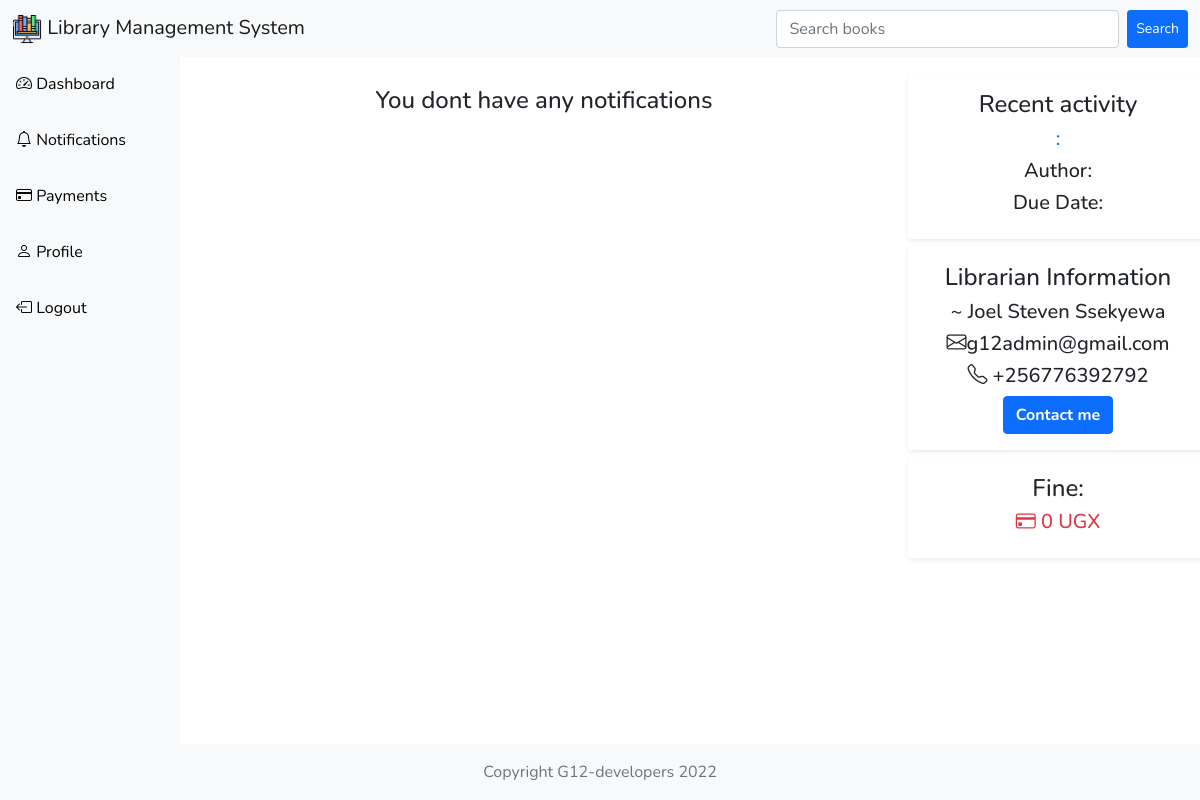
The app's page /user-notifications/14/ (signed in), older data.
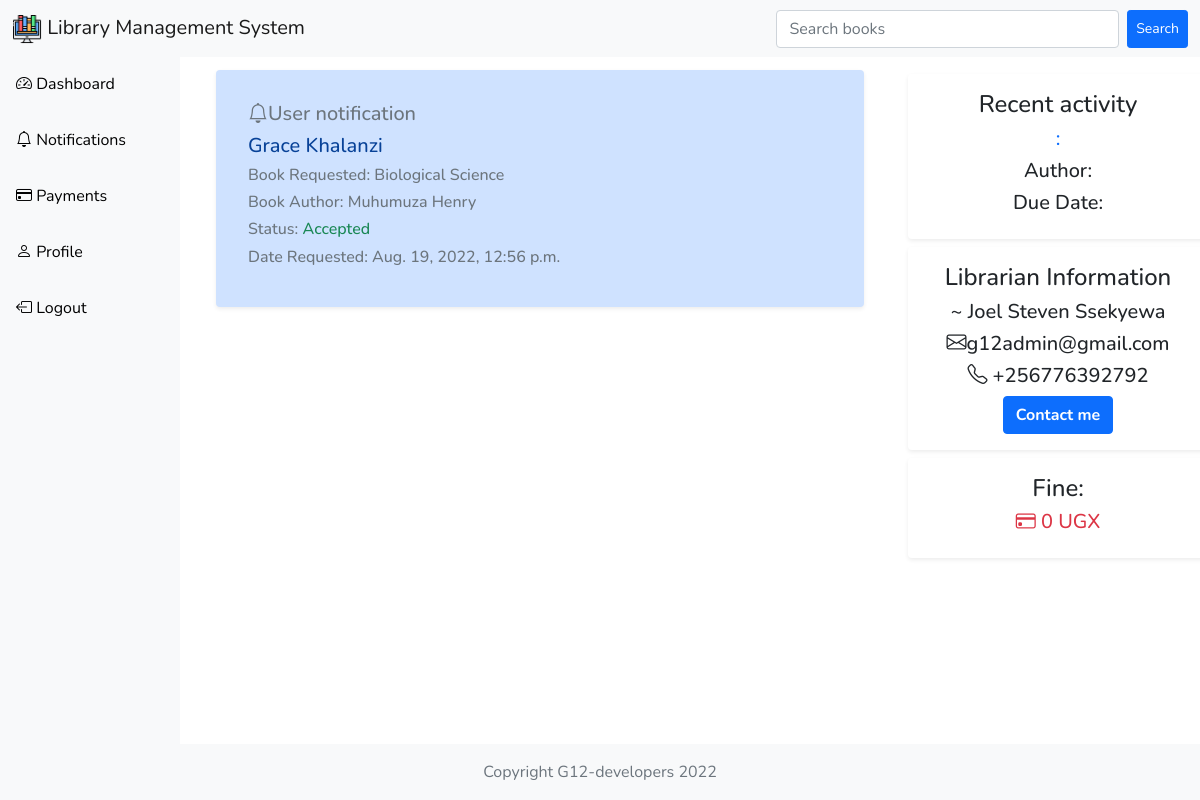
The same page, newer data.
### library_books/models.py (models this page shows, shortened)
class Request(models.Model):
    status = models.CharField(max_length=20, default="Pending")
    requester_id = models.ForeignKey('customuser.CustomUser',
                                     on_delete=models.CASCADE)
    book_id = models.ForeignKey(Book, on_delete=models.CASCADE)
    updated = models.DateTimeField(auto_now=True)
    created = models.DateTimeField(auto_now_add=True)

class Book(models.Model):
    title = models.CharField(max_length=200)
    author = models.CharField(max_length=200)
    subject_area = models.CharField(max_length=200)
    publication_date = models.DateField()
    status = models.CharField(max_length=50, default="Available")
    updated = models.DateTimeField(auto_now=True)
    created = models.DateTimeField(auto_now_add=True)
    borrower_id = models.ForeignKey('customuser.CustomUser',
                                    on_delete=models.SET_NULL,
                                    null=True,
                                    blank=True)
    due_date = models.DateTimeField(null=True, blank=True)

### customuser/models.py (models this page shows, shortened)
class CustomUser(AbstractUser):
    name = models.CharField(max_length=50)
    email = models.EmailField(max_length=100, unique=True)
    password = models.CharField(max_length=500)
    date_of_birth = models.DateField(null=True)
    phone_number = models.BigIntegerField()
    sex = models.CharField(max_length=10, null=True)
    role = models.CharField(max_length=20, default='Student')
    is_active = models.BooleanField(default=True)
    USERNAME_FIELD = 'email'
    REQUIRED_FIELDS = ['name', 'sex', 'role', 'phone_number', 'username']

### customuser/views.py (the view, shortened to what this page needs)
@login_required(login_url='login')
def userNotifications(request, pk):
    template_details = {}
    details = {}
    borrowed_book = ''
    borrowed_books = 0
    available_books = 0
    borrow_request = ''
    index = 0
    requests = None
    warning = None
    user = CustomUser.objects.get(id=pk)
    users = CustomUser.objects.filter(role='Student')
    user = CustomUser.objects.get(id=pk)
    pending_requests = Request.objects.filter(status="Pending")
    fines = UserPayment.objects.filter(status='Pending')
    librarian = CustomUser.objects.get(role__icontains="Admin")
    try:
        available_books = Book.objects.filter(status='Available').count()
    except:
        available_books = 0
    try:
        borrowed_books = Book.objects.filter(status='Borrowed').count()
    except:
        borrowed_books = 0
    try:
        borrowed_book = Book.objects.get(status='Borrowed',
                                         borrower_id=user.id)
    except:
        borrowed_book = ''
    try:
        students = CustomUser.objects.filter(role='Student')
    except:
        return HttpResponse('No students yet')
    try:
        requests = Request.objects.filter(
            requester_id=user).order_by('-created')
    except:
        requests = None
    try:
        fine = UserPayment.objects.get(payer=user.id, status='Pending').amount
    except:
        fine = None
    requests_pending = Request.objects.all().filter(status="Pending")
    context = {
        'details': requests_pending,
        'users': users.count(),
        'pending_requests': pending_requests.count(),
        'fines': fines.count(),
        'librarian': librarian,
        'borrowed_book': borrowed_book,
        'available_books': available_books,
        'borrowed_books': borrowed_books,
        'requests': requests,
        'fine': fine,
        'warning': warning,
    }
    return render(request, 'customuser/notifications_template.html', context)

### customuser/templates/customuser/notifications_template.html (shortened to what this page needs)
{% extends 'base.html' %} {% block content %}
<div class="container-fluid" style="margin-top: 70px; margin-bottom: 70px;">
  {% if request.user.role == 'Student' and borrowed_book and requests%}
  <div class="container-fluid mt-4">
    <div
      class="card border-0 shadow-sm alert alert-primary"
      style="width: 100%"
    >
      <div class="card-body">
        <h5 class="card-title text-muted">
          <i class="bi-bell"></i>User notification
        </h5>
        <h5 class="mb-2">{{user.name}}</h5>
        <h6 class="text-muted">Book title: {{borrowed_book.title}}</h6>
        <h6 class="text-muted">Date Borrowed: {{borrowed_book.updated}}</h6>
        <h6 class="text-muted">Due Date:<span class="text-danger"> {{borrowed_book.due_date}} </span></h6>
        <h6 class="text-muted">
          Current fine: {% if request.user.payment %}
          <span class="text-danger">{{request.user.payment.amount}}</span> {% else %}
          <span class="text-danger">0 UGX</span>
        </h6>
        {% endif %}
        <form method="GET" action="{% url "returnbook" borrowed_book.id %}">
          <button class="btn btn-primary rounded-pill"><strong><i class="bi-journal-check"></i> Return book</strong></button>
        </form>
      </div>
    </div>
  </div>
  <div class="container-fluid mt-4">
    {% for request in requests %}
    <div
      class="card border-0 shadow-sm alert alert-primary mt-2"
      style="width: 100%"
    >
      <div class="card-body">
        <h5 class="card-title text-muted">
          <i class="bi-bell"></i>User notification
        </h5>
        <h5 class="mb-2">{{user.name}}</h5>
        <h6 class="text-muted">Book Requested: {{request.book_id.title}}</h6>
        <h6 class="text-muted">Book Author: {{request.book_id.author}}</h6>
        {% if request.status == 'Pending' %}
        <h6 class="text-muted">Status: <span class="text-warning">{{request.status}}</span></h6>
        {% elif request.status == 'Declined' %}
        <h6 class="text-muted">Status: <span class="text-danger">{{request.status}}</span></h6>
        {% else %}
        <h6 class="text-muted">Status: <span class="text-success">{{request.status}}</span></h6>
        {% endif %}
        <h6 class="text-muted">Date Requested: {{request.created}}</h6>
      </div>
    </div>
    {% endfor %}
    <div class="mb-5"></div>
  </div>
  {% elif request.user.role == 'Student' and requests%}
  <div class="container-fluid mt-4">
    {% for request in requests %}
    <div
      class="card border-0 shadow-sm alert alert-primary mt-2"
      style="width: 100%"
    >
      <div class="card-body">
        <h5 class="card-title text-muted">
          <i class="bi-bell"></i>User notification
        </h5>
        <h5 class="mb-2">{{user.name}}</h5>
        <h6 class="text-muted">Book Requested: {{request.book_id.title}}</h6>
        <h6 class="text-muted">Book Author: {{request.book_id.author}}</h6>
        {% if request.status == 'Pending' %}
        <h6 class="text-muted">Status: <span class="text-warning">{{request.status}}</span></h6>
        {% elif request.status == 'Declined' %}
        <h6 class="text-muted">Status: <span class="text-danger">{{request.status}}</span></h6>
        {% else %}
        <h6 class="text-muted">Status: <span class="text-success">{{request.status}}</span></h6>
        {% endif %}
        <h6 class="text-muted">Date Requested: {{request.created}}</h6>
      </div>
    </div>
    {% endfor %}
  </div>
  {% elif request.user.role == 'Student' and borrowed_book == '' %}
  <div class="container-fluid p-3 m-1" style="text-align: center">
    <h4>You dont have any notifications</h4>
  </div>
  {% endif %}
</div>
{% endblock %}

Row changes from the older to the newer data that the page shows:
added Request: book_id "Biological Science", book_id.author "Muhumuza Henry", status "Accepted", created "Aug. 19, 2022, 12:56 p.m."
now on this page (row edited): CustomUser: name "Grace Khalanzi"
Text that changed along with them:
text no longer shown: "You dont have any notifications"
